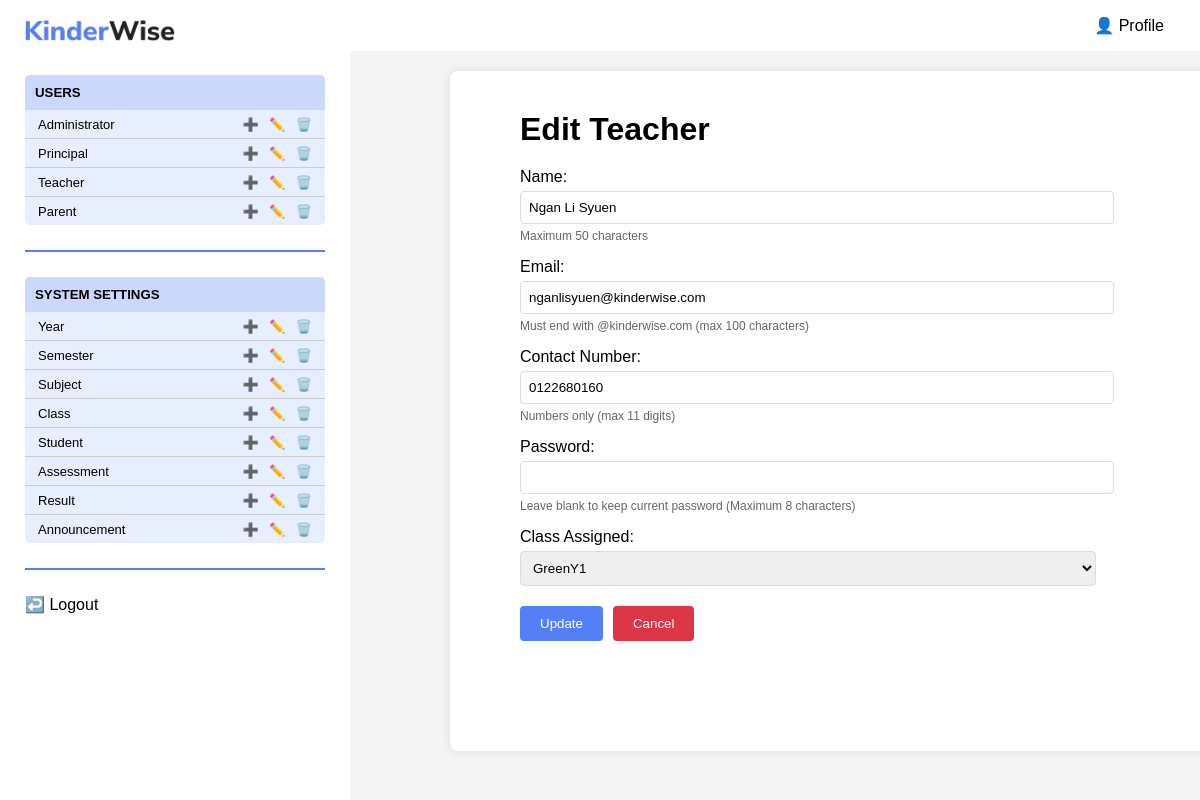
The page /admin/editUser.php?role=teacher&ID=1 on the database its author committed.
### tables this page shows
CREATE TABLE `teacher` (
  `teacherID` int(11) NOT NULL,
  `name` varchar(50) DEFAULT NULL,
  `email` varchar(100) DEFAULT NULL,
  `contactNumber` varchar(11) DEFAULT NULL,
  `password` varchar(8) DEFAULT NULL,
  `classAssigned` varchar(20) DEFAULT NULL
);

### admin/editUser.php (the view, shortened to what this page needs)
<?php
include("sidebar.php");
$role = $_GET['role'];
$ID = $_GET['ID'];
$classes = [];
if ($role == 'teacher') {
    $classQuery = "SELECT classCode FROM class WHERE teacherId IS NULL OR teacherId = ? ORDER BY classCode";
    $stmt = mysqli_prepare($conn, $classQuery);
    mysqli_stmt_bind_param($stmt, "i", $ID);
    mysqli_stmt_execute($stmt);
    $classResult = mysqli_stmt_get_result($stmt);
    while ($row = mysqli_fetch_assoc($classResult)) {
        $classes[] = $row['classCode'];
    }
}
$stmt = mysqli_prepare($conn, "SELECT * FROM $role WHERE " . $role . "ID = ?");
mysqli_stmt_bind_param($stmt, "i", $ID);
mysqli_stmt_execute($stmt);
$result = mysqli_stmt_get_result($stmt);
$user = mysqli_fetch_assoc($result);
?>
<!DOCTYPE html>
<html lang="en">
<head>
</head>
<body>
    <div class="container">
        <h1>Edit <?php echo ucfirst($role); ?></h1>
        <form method="POST" id="editUserForm" onsubmit="return validateForm()">
            <div class="form-group">
                <label>Name:</label>
                <input type="text" name="name" required oninput="validateForm()" maxlength="50"
                       value="<?php echo htmlspecialchars($user['name']); ?>">
                <div class="hint">Maximum 50 characters</div>
            </div>
            <div class="form-group">
                <label>Email:</label>
                <input type="email" name="email" required oninput="validateForm()" maxlength="100"
                       value="<?php echo htmlspecialchars($user['email']); ?>">
                <div class="hint">Must end with @kinderwise.com (max 100 characters)</div>
            </div>
            <div class="form-group">
                <label>Contact Number:</label>
                <input type="text" name="contactNumber" required oninput="validateForm()"
                    onkeypress="return validateNumber(event)" maxlength="11"
                    value="<?php echo htmlspecialchars($user['contactNumber']); ?>">
                <div class="hint">Numbers only (max 11 digits)</div>
            </div>
            <div class="form-group">
                <label>Password:</label>
                <input type="password" name="password" maxlength="8" oninput="validateForm()">
                <div class="hint">Leave blank to keep current password (Maximum 8 characters)</div>
            </div>
            <?php if ($role == 'teacher'): ?>
                <div class="form-group">
                    <label>Class Assigned:</label>
                    <select name="classAssigned" required>
                        <?php foreach ($classes as $class): ?>
                            <option value="<?php echo htmlspecialchars($class); ?>"
                                <?php echo ($user['classAssigned'] == $class) ? 'selected' : ''; ?>>
                                <?php echo htmlspecialchars($class); ?>
                            </option>
                        <?php endforeach; ?>
                    </select>
                </div>
            <?php endif; ?>
            <div class="button-group">
                <button type="submit" name="submit" class="submit-btn" >Update</button>
                <button type="button" class="cancel-btn" onclick="goBack()">Cancel</button>
            </div>
        </form>
    </div>
</body>
</html>

### admin/editUser.php (style rules this page uses)
body { font-family: Trebuchet MS, sans-serif; text-align: left; margin: 0; background-color: #f4f4f4; overflow-x: hidden; }
.container { width: 60%; margin: 20px auto; padding: 20px; background: white; border-radius: 8px; box-shadow: 0 0 10px rgba(0, 0, 0, 0.1); display: flex; flex-direction: column; justify-content: left; align-items: left; flex-grow: 1; height: 80vh; margin-left: 450px; }
.form-group { margin-bottom: 15px; }
.form-group label { display: block; margin-bottom: 5px; margin-left: 50px; }
.form-group input, .form-group select { width: 80%; padding: 8px; border: 1px solid #ddd; border-radius: 4px; margin: 0px 50px; }
.button-group { margin: 20px 50px; display: flex; gap: 10px; }
.submit-btn { background: #557FF7; color: white; padding: 10px 20px; border: none; border-radius: 4px; cursor: pointer; }
.cancel-btn { background: #dc3545; color: white; padding: 10px 20px; border: none; border-radius: 4px; cursor: pointer; }
h1 { margin: 20px 0px 20px 50px; }
.hint { font-size: 12px; color: #666; margin-left: 50px; margin-top: 5px; }

### rows shown on the page
teacher: name "Ngan Li Syuen", email "nganlisyuen@kinderwise.com", contactNumber "0122680160", classAssigned "GreenY1"

### other values the page prints
$role "Teacher"
